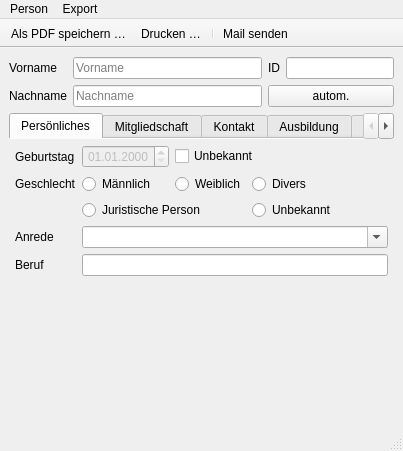
<?xml version="1.0" encoding="UTF-8"?>
<ui version="4.0">
 <class>PersonWindow</class>
 <widget class="QMainWindow" name="PersonWindow">
  <property name="geometry">
   <rect>
    <x>0</x>
    <y>0</y>
    <width>403</width>
    <height>451</height>
   </rect>
  </property>
  <property name="windowTitle">
   <string>MainWindow</string>
  </property>
  <property name="unifiedTitleAndToolBarOnMac">
   <bool>true</bool>
  </property>
  <widget class="QWidget" name="centralwidget">
   <layout class="QGridLayout" name="gridLayout_3" rowstretch="0,1">
    <item row="0" column="0">
     <layout class="QGridLayout" name="gridLayout_7" columnstretch="0,1,0,0">
      <item row="0" column="2">
       <widget class="QLabel" name="label_26">
        <property name="text">
         <string>ID</string>
        </property>
        <property name="buddy">
         <cstring>lineID</cstring>
        </property>
       </widget>
      </item>
      <item row="1" column="1">
       <widget class="QLineEdit" name="lineNachname">
        <property name="placeholderText">
         <string>Nachname</string>
        </property>
       </widget>
      </item>
      <item row="0" column="1">
       <widget class="QLineEdit" name="lineVorname">
        <property name="placeholderText">
         <string>Vorname</string>
        </property>
       </widget>
      </item>
      <item row="1" column="0">
       <widget class="QLabel" name="label_27">
        <property name="text">
         <string>Nachname</string>
        </property>
        <property name="buddy">
         <cstring>lineNachname</cstring>
        </property>
       </widget>
      </item>
      <item row="0" column="3">
       <widget class="QLineEdit" name="lineID"/>
      </item>
      <item row="0" column="0">
       <widget class="QLabel" name="label">
        <property name="text">
         <string>Vorname</string>
        </property>
        <property name="buddy">
         <cstring>lineVorname</cstring>
        </property>
       </widget>
      </item>
      <item row="1" column="2" colspan="2">
       <widget class="QPushButton" name="pushAutoID">
        <property name="text">
         <string>autom.</string>
        </property>
       </widget>
      </item>
     </layout>
    </item>
    <item row="1" column="0">
     <widget class="QTabWidget" name="tabWidgetStammdaten">
      <property name="currentIndex">
       <number>0</number>
      </property>
      <property name="documentMode">
       <bool>true</bool>
      </property>
      <widget class="QWidget" name="tabPersoenliches">
       <attribute name="title">
        <string>Persönliches</string>
       </attribute>
       <layout class="QGridLayout" name="gridLayout_2" rowstretch="0,0,0,0,0,1" columnstretch="0,0,0,1">
        <property name="leftMargin">
         <number>6</number>
        </property>
        <property name="topMargin">
         <number>6</number>
        </property>
        <property name="rightMargin">
         <number>6</number>
        </property>
        <property name="bottomMargin">
         <number>0</number>
        </property>
        <item row="0" column="0">
         <widget class="QLabel" name="labelGeburtstag">
          <property name="text">
           <string>Geburtstag</string>
          </property>
          <property name="buddy">
           <cstring>dateGeburtstag</cstring>
          </property>
         </widget>
        </item>
        <item row="0" column="1">
         <widget class="QDateEdit" name="dateGeburtstag">
          <property name="enabled">
           <bool>false</bool>
          </property>
          <property name="alignment">
           <set>Qt::AlignRight|Qt::AlignTrailing|Qt::AlignVCenter</set>
          </property>
          <property name="displayFormat">
           <string>dd.MM.yyyy</string>
          </property>
         </widget>
        </item>
        <item row="0" column="2" colspan="2">
         <widget class="QCheckBox" name="checkGeburtstag">
          <property name="enabled">
           <bool>true</bool>
          </property>
          <property name="text">
           <string>Unbekannt</string>
          </property>
         </widget>
        </item>
        <item row="1" column="0">
         <widget class="QLabel" name="labelGeschlecht">
          <property name="text">
           <string>Geschlecht</string>
          </property>
         </widget>
        </item>
        <item row="1" column="1">
         <widget class="QRadioButton" name="radioMaennlich">
          <property name="text">
           <string>Männlich</string>
          </property>
          <attribute name="buttonGroup">
           <string notr="true">buttonGeschlecht</string>
          </attribute>
         </widget>
        </item>
        <item row="1" column="2">
         <widget class="QRadioButton" name="radioWeiblich">
          <property name="text">
           <string>Weiblich</string>
          </property>
          <attribute name="buttonGroup">
           <string notr="true">buttonGeschlecht</string>
          </attribute>
         </widget>
        </item>
        <item row="1" column="3">
         <widget class="QRadioButton" name="radioDivers">
          <property name="text">
           <string>Divers</string>
          </property>
          <attribute name="buttonGroup">
           <string notr="true">buttonGeschlecht</string>
          </attribute>
         </widget>
        </item>
        <item row="2" column="1" colspan="2">
         <widget class="QRadioButton" name="radioJuristisch">
          <property name="text">
           <string>Juristische Person</string>
          </property>
          <attribute name="buttonGroup">
           <string notr="true">buttonGeschlecht</string>
          </attribute>
         </widget>
        </item>
        <item row="2" column="3">
         <widget class="QRadioButton" name="radioUnbekannt">
          <property name="text">
           <string>Unbekannt</string>
          </property>
          <attribute name="buttonGroup">
           <string notr="true">buttonGeschlecht</string>
          </attribute>
         </widget>
        </item>
        <item row="3" column="0">
         <widget class="QLabel" name="labelAnrede">
          <property name="text">
           <string>Anrede</string>
          </property>
          <property name="buddy">
           <cstring>comboAnrede</cstring>
          </property>
         </widget>
        </item>
        <item row="3" column="1" colspan="3">
         <widget class="QComboBox" name="comboAnrede">
          <property name="editable">
           <bool>true</bool>
          </property>
          <property name="currentIndex">
           <number>-1</number>
          </property>
          <item>
           <property name="text">
            <string>Herr</string>
           </property>
          </item>
          <item>
           <property name="text">
            <string>Frau</string>
           </property>
          </item>
          <item>
           <property name="text">
            <string>Liebe</string>
           </property>
          </item>
          <item>
           <property name="text">
            <string>Lieber</string>
           </property>
          </item>
          <item>
           <property name="text">
            <string>Sehr geehrte Damen und Herren</string>
           </property>
          </item>
         </widget>
        </item>
        <item row="4" column="0">
         <widget class="QLabel" name="labelBeruf">
          <property name="text">
           <string>Beruf</string>
          </property>
          <property name="buddy">
           <cstring>lineJob</cstring>
          </property>
         </widget>
        </item>
        <item row="4" column="1" colspan="3">
         <widget class="QLineEdit" name="lineJob"/>
        </item>
        <item row="5" column="1">
         <spacer name="verticalSpacer_2">
          <property name="orientation">
           <enum>Qt::Vertical</enum>
          </property>
          <property name="sizeHint" stdset="0">
           <size>
            <width>20</width>
            <height>142</height>
           </size>
          </property>
         </spacer>
        </item>
       </layout>
      </widget>
      <widget class="QWidget" name="tabMitgliedschaft">
       <attribute name="title">
        <string>Mitgliedschaft</string>
       </attribute>
       <layout class="QGridLayout" name="gridLayout" rowstretch="0,0,0,0,0,0,0,1" columnstretch="0,0,0,1">
        <property name="leftMargin">
         <number>6</number>
        </property>
        <property name="topMargin">
         <number>6</number>
        </property>
        <property name="rightMargin">
         <number>6</number>
        </property>
        <property name="bottomMargin">
         <number>0</number>
        </property>
        <item row="7" column="1">
         <spacer name="verticalSpacer">
          <property name="orientation">
           <enum>Qt::Vertical</enum>
          </property>
          <property name="sizeHint" stdset="0">
           <size>
            <width>20</width>
            <height>47</height>
           </size>
          </property>
         </spacer>
        </item>
        <item row="1" column="0">
         <widget class="QLabel" name="labelAktiv">
          <property name="text">
           <string>Status</string>
          </property>
          <property name="buddy">
           <cstring>checkAktiv</cstring>
          </property>
         </widget>
        </item>
        <item row="4" column="0">
         <widget class="QLabel" name="labelIBAN">
          <property name="text">
           <string>IBAN</string>
          </property>
          <property name="buddy">
           <cstring>lineIBAN</cstring>
          </property>
         </widget>
        </item>
        <item row="0" column="3">
         <spacer name="horizontalSpacer_7">
          <property name="orientation">
           <enum>Qt::Horizontal</enum>
          </property>
          <property name="sizeHint" stdset="0">
           <size>
            <width>40</width>
            <height>20</height>
           </size>
          </property>
         </spacer>
        </item>
        <item row="2" column="1">
         <widget class="QCheckBox" name="checkAustritt">
          <property name="text">
           <string>Austritt zum</string>
          </property>
         </widget>
        </item>
        <item row="2" column="2">
         <widget class="QDateEdit" name="dateAustritt">
          <property name="alignment">
           <set>Qt::AlignRight|Qt::AlignTrailing|Qt::AlignVCenter</set>
          </property>
          <property name="minimumDate">
           <date>
            <year>1999</year>
            <month>11</month>
            <day>16</day>
           </date>
          </property>
          <property name="displayFormat">
           <string>dd.MM.yyyy</string>
          </property>
          <property name="timeSpec">
           <enum>Qt::UTC</enum>
          </property>
          <property name="date">
           <date>
            <year>1999</year>
            <month>11</month>
            <day>26</day>
           </date>
          </property>
         </widget>
        </item>
        <item row="0" column="0">
         <widget class="QLabel" name="labelEintritt">
          <property name="text">
           <string>Eintritt</string>
          </property>
          <property name="buddy">
           <cstring>dateEintritt</cstring>
          </property>
         </widget>
        </item>
        <item row="2" column="0">
         <widget class="QLabel" name="labelAustritt">
          <property name="text">
           <string>Austritt</string>
          </property>
          <property name="buddy">
           <cstring>dateAustritt</cstring>
          </property>
         </widget>
        </item>
        <item row="0" column="1">
         <widget class="QDateEdit" name="dateEintritt">
          <property name="enabled">
           <bool>false</bool>
          </property>
          <property name="alignment">
           <set>Qt::AlignRight|Qt::AlignTrailing|Qt::AlignVCenter</set>
          </property>
          <property name="minimumDate">
           <date>
            <year>1999</year>
            <month>11</month>
            <day>17</day>
           </date>
          </property>
          <property name="displayFormat">
           <string>dd.MM.yyyy</string>
          </property>
          <property name="calendarPopup">
           <bool>false</bool>
          </property>
          <property name="timeSpec">
           <enum>Qt::UTC</enum>
          </property>
          <property name="date">
           <date>
            <year>1999</year>
            <month>11</month>
            <day>27</day>
           </date>
          </property>
         </widget>
        </item>
        <item row="1" column="1">
         <widget class="QCheckBox" name="checkAktiv">
          <property name="text">
           <string>Aktiv</string>
          </property>
         </widget>
        </item>
        <item row="0" column="2">
         <widget class="QCheckBox" name="checkEintritt">
          <property name="enabled">
           <bool>true</bool>
          </property>
          <property name="text">
           <string>Unbekannt</string>
          </property>
         </widget>
        </item>
        <item row="3" column="0">
         <widget class="QLabel" name="labelBeitragsart">
          <property name="text">
           <string>Beitragsart</string>
          </property>
          <property name="buddy">
           <cstring>comboBeitragsart</cstring>
          </property>
         </widget>
        </item>
        <item row="5" column="0">
         <widget class="QLabel" name="labelBank">
          <property name="text">
           <string>Bankname</string>
          </property>
          <property name="buddy">
           <cstring>lineBank</cstring>
          </property>
         </widget>
        </item>
        <item row="6" column="0">
         <widget class="QLabel" name="labelKonto">
          <property name="text">
           <string>Kontoinhaber</string>
          </property>
          <property name="buddy">
           <cstring>lineKontoinhaber</cstring>
          </property>
         </widget>
        </item>
        <item row="3" column="1" colspan="2">
         <widget class="QComboBox" name="comboBeitragsart">
          <property name="currentIndex">
           <number>2</number>
          </property>
          <item>
           <property name="text">
            <string>Unbekannt</string>
           </property>
          </item>
          <item>
           <property name="text">
            <string>Beitragsfrei</string>
           </property>
          </item>
          <item>
           <property name="text">
            <string>Aktivenbeitrag</string>
           </property>
          </item>
          <item>
           <property name="text">
            <string>Förderbeitrag</string>
           </property>
          </item>
          <item>
           <property name="text">
            <string>Familienbeitrag (Zahler)</string>
           </property>
          </item>
          <item>
           <property name="text">
            <string>Familienbeitrag (Nutzer)</string>
           </property>
          </item>
          <item>
           <property name="text">
            <string>Ermäßigt</string>
           </property>
          </item>
         </widget>
        </item>
        <item row="4" column="1" colspan="2">
         <widget class="QLineEdit" name="lineIBAN"/>
        </item>
        <item row="5" column="1" colspan="2">
         <widget class="QLineEdit" name="lineBank"/>
        </item>
        <item row="6" column="1" colspan="2">
         <widget class="QLineEdit" name="lineKontoinhaber"/>
        </item>
       </layout>
      </widget>
      <widget class="QWidget" name="tabKontakt">
       <attribute name="title">
        <string>Kontakt</string>
       </attribute>
       <layout class="QGridLayout" name="gridLayout_4" rowstretch="0,0,0,0,0,0,0,1" columnstretch="0,0,1">
        <property name="leftMargin">
         <number>6</number>
        </property>
        <property name="topMargin">
         <number>6</number>
        </property>
        <property name="rightMargin">
         <number>6</number>
        </property>
        <property name="bottomMargin">
         <number>0</number>
        </property>
        <item row="0" column="0">
         <widget class="QLabel" name="labelAdress">
          <property name="text">
           <string>Anschrift</string>
          </property>
          <property name="alignment">
           <set>Qt::AlignLeading|Qt::AlignLeft|Qt::AlignTop</set>
          </property>
         </widget>
        </item>
        <item row="0" column="1" colspan="2">
         <widget class="QLineEdit" name="lineStrasse">
          <property name="placeholderText">
           <string>Straße und Hausnummer</string>
          </property>
         </widget>
        </item>
        <item row="1" column="1">
         <widget class="QLineEdit" name="linePLZ">
          <property name="maxLength">
           <number>14</number>
          </property>
          <property name="placeholderText">
           <string>Postleitzahl</string>
          </property>
         </widget>
        </item>
        <item row="1" column="2">
         <widget class="QLineEdit" name="lineOrt">
          <property name="placeholderText">
           <string>Ort</string>
          </property>
         </widget>
        </item>
        <item row="2" column="0">
         <widget class="QLabel" name="labelEntfernung">
          <property name="statusTip">
           <string>Die Entfernung zum Heimatbahnhof. Wird benötigt, um die Strecke auszurechnen.</string>
          </property>
          <property name="text">
           <string>Entfernung</string>
          </property>
          <property name="buddy">
           <cstring>spinKm</cstring>
          </property>
         </widget>
        </item>
        <item row="2" column="1">
         <widget class="QSpinBox" name="spinKm">
          <property name="alignment">
           <set>Qt::AlignRight|Qt::AlignTrailing|Qt::AlignVCenter</set>
          </property>
          <property name="suffix">
           <string> km</string>
          </property>
          <property name="minimum">
           <number>0</number>
          </property>
          <property name="maximum">
           <number>40000</number>
          </property>
          <property name="value">
           <number>0</number>
          </property>
         </widget>
        </item>
        <item row="3" column="0" colspan="3">
         <widget class="Line" name="line">
          <property name="orientation">
           <enum>Qt::Horizontal</enum>
          </property>
         </widget>
        </item>
        <item row="4" column="0">
         <widget class="QLabel" name="labelPhone">
          <property name="text">
           <string>Telefon</string>
          </property>
          <property name="alignment">
           <set>Qt::AlignLeading|Qt::AlignLeft|Qt::AlignTop</set>
          </property>
          <property name="buddy">
           <cstring>linePhone</cstring>
          </property>
         </widget>
        </item>
        <item row="4" column="1" colspan="2">
         <widget class="QLineEdit" name="linePhone"/>
        </item>
        <item row="5" column="0">
         <widget class="QLabel" name="labelPhone2">
          <property name="text">
           <string>Telefon2</string>
          </property>
          <property name="buddy">
           <cstring>linePhone2</cstring>
          </property>
         </widget>
        </item>
        <item row="5" column="1" colspan="2">
         <widget class="QLineEdit" name="linePhone2"/>
        </item>
        <item row="6" column="0">
         <widget class="QLabel" name="labelMail">
          <property name="text">
           <string>Mail</string>
          </property>
          <property name="alignment">
           <set>Qt::AlignLeading|Qt::AlignLeft|Qt::AlignTop</set>
          </property>
          <property name="buddy">
           <cstring>lineMail</cstring>
          </property>
         </widget>
        </item>
        <item row="6" column="1" colspan="2">
         <widget class="QLineEdit" name="lineMail">
          <property name="placeholderText">
           <string>beispiel@ostertalbahn.de</string>
          </property>
         </widget>
        </item>
        <item row="7" column="1">
         <spacer name="verticalSpacer_3">
          <property name="orientation">
           <enum>Qt::Vertical</enum>
          </property>
          <property name="sizeHint" stdset="0">
           <size>
            <width>20</width>
            <height>66</height>
           </size>
          </property>
         </spacer>
        </item>
       </layout>
      </widget>
      <widget class="QWidget" name="tabAusbildung">
       <attribute name="title">
        <string>Ausbildung</string>
       </attribute>
       <layout class="QGridLayout" name="gridLayout_6" rowstretch="0,0,1,1" columnstretch="0,0,0,0,1">
        <property name="leftMargin">
         <number>6</number>
        </property>
        <property name="topMargin">
         <number>6</number>
        </property>
        <property name="rightMargin">
         <number>6</number>
        </property>
        <property name="bottomMargin">
         <number>0</number>
        </property>
        <item row="0" column="0">
         <widget class="QLabel" name="labelAusbildung">
          <property name="text">
           <string>Ausbildung</string>
          </property>
         </widget>
        </item>
        <item row="0" column="1">
         <widget class="QCheckBox" name="checkTf">
          <property name="text">
           <string>Lokführer</string>
          </property>
         </widget>
        </item>
        <item row="0" column="2">
         <widget class="QCheckBox" name="checkZf">
          <property name="text">
           <string>Zugführer</string>
          </property>
         </widget>
        </item>
        <item row="0" column="3">
         <widget class="QCheckBox" name="checkRangierer">
          <property name="text">
           <string>Rangierer</string>
          </property>
         </widget>
        </item>
        <item row="0" column="4">
         <spacer name="horizontalSpacer_2">
          <property name="orientation">
           <enum>Qt::Horizontal</enum>
          </property>
          <property name="sizeHint" stdset="0">
           <size>
            <width>228</width>
            <height>20</height>
           </size>
          </property>
         </spacer>
        </item>
        <item row="1" column="0">
         <widget class="QLabel" name="labelDienst">
          <property name="text">
           <string>Tauglichkeit</string>
          </property>
         </widget>
        </item>
        <item row="1" column="1">
         <widget class="QDateEdit" name="dateDienst">
          <property name="alignment">
           <set>Qt::AlignRight|Qt::AlignTrailing|Qt::AlignVCenter</set>
          </property>
          <property name="minimumDate">
           <date>
            <year>1999</year>
            <month>11</month>
            <day>16</day>
           </date>
          </property>
          <property name="displayFormat">
           <string>dd.MM.yyyy</string>
          </property>
          <property name="timeSpec">
           <enum>Qt::UTC</enum>
          </property>
          <property name="date">
           <date>
            <year>1999</year>
            <month>11</month>
            <day>26</day>
           </date>
          </property>
         </widget>
        </item>
        <item row="1" column="2">
         <widget class="QCheckBox" name="checkDienst">
          <property name="text">
           <string>Unbekannt</string>
          </property>
         </widget>
        </item>
        <item row="2" column="0">
         <widget class="QLabel" name="labelBetrieb">
          <property name="text">
           <string>Sonstige
Betriebliche</string>
          </property>
          <property name="alignment">
           <set>Qt::AlignLeading|Qt::AlignLeft|Qt::AlignTop</set>
          </property>
          <property name="buddy">
           <cstring>plainBetrieb</cstring>
          </property>
         </widget>
        </item>
        <item row="2" column="1" colspan="4">
         <widget class="QPlainTextEdit" name="plainBetrieb">
          <property name="placeholderText">
           <string>Sonstige Betriebliche Ausbildungen, Unterweisungen oder Bemerkungen</string>
          </property>
         </widget>
        </item>
        <item row="3" column="0">
         <widget class="QLabel" name="labelAusbildungSonst">
          <property name="text">
           <string>Sonstige
Ausbildung</string>
          </property>
          <property name="alignment">
           <set>Qt::AlignLeading|Qt::AlignLeft|Qt::AlignTop</set>
          </property>
          <property name="buddy">
           <cstring>plainAusbildung</cstring>
          </property>
         </widget>
        </item>
        <item row="3" column="1" colspan="4">
         <widget class="QPlainTextEdit" name="plainAusbildung">
          <property name="placeholderText">
           <string>Ausbildungen, Unterweisungen, Lehrgänge, ...</string>
          </property>
         </widget>
        </item>
       </layout>
      </widget>
      <widget class="QWidget" name="tabSonstiges">
       <attribute name="title">
        <string>Sonstiges</string>
       </attribute>
       <layout class="QGridLayout" name="gridLayout_5" rowstretch="0,0,1" columnstretch="0,1">
        <property name="leftMargin">
         <number>6</number>
        </property>
        <property name="topMargin">
         <number>6</number>
        </property>
        <property name="rightMargin">
         <number>6</number>
        </property>
        <property name="bottomMargin">
         <number>0</number>
        </property>
        <item row="0" column="0">
         <widget class="QLabel" name="labelDatenschutz">
          <property name="text">
           <string>Datenschutz</string>
          </property>
         </widget>
        </item>
        <item row="0" column="1">
         <widget class="QCheckBox" name="checkPhone">
          <property name="text">
           <string>Telefonnummern Veröffentlichen</string>
          </property>
         </widget>
        </item>
        <item row="1" column="1">
         <widget class="QCheckBox" name="checkMail">
          <property name="text">
           <string>Mail Veröffentlichen</string>
          </property>
         </widget>
        </item>
        <item row="2" column="0">
         <widget class="QLabel" name="labelBemerkung">
          <property name="text">
           <string>Bemerkungen</string>
          </property>
          <property name="alignment">
           <set>Qt::AlignLeading|Qt::AlignLeft|Qt::AlignTop</set>
          </property>
          <property name="buddy">
           <cstring>plainBemerkung</cstring>
          </property>
         </widget>
        </item>
        <item row="2" column="1">
         <widget class="QPlainTextEdit" name="plainBemerkung"/>
        </item>
       </layout>
      </widget>
     </widget>
    </item>
   </layout>
  </widget>
  <widget class="QMenuBar" name="menubar">
   <property name="geometry">
    <rect>
     <x>0</x>
     <y>0</y>
     <width>403</width>
     <height>22</height>
    </rect>
   </property>
   <widget class="QMenu" name="menuPerson">
    <property name="title">
     <string>Person</string>
    </property>
    <addaction name="actionMail"/>
    <addaction name="separator"/>
    <addaction name="actionLoeschen"/>
    <addaction name="separator"/>
    <addaction name="actionSchliessen"/>
   </widget>
   <widget class="QMenu" name="menuExport">
    <property name="title">
     <string>Export</string>
    </property>
    <addaction name="actionEinzelDrucken"/>
    <addaction name="actionEinzelPDF"/>
   </widget>
   <addaction name="menuPerson"/>
   <addaction name="menuExport"/>
  </widget>
  <widget class="QStatusBar" name="statusbar"/>
  <widget class="QToolBar" name="toolBar">
   <property name="windowTitle">
    <string>toolBar</string>
   </property>
   <property name="movable">
    <bool>false</bool>
   </property>
   <property name="allowedAreas">
    <set>Qt::TopToolBarArea</set>
   </property>
   <property name="iconSize">
    <size>
     <width>16</width>
     <height>16</height>
    </size>
   </property>
   <property name="toolButtonStyle">
    <enum>Qt::ToolButtonTextUnderIcon</enum>
   </property>
   <attribute name="toolBarArea">
    <enum>TopToolBarArea</enum>
   </attribute>
   <attribute name="toolBarBreak">
    <bool>false</bool>
   </attribute>
   <addaction name="actionEinzelPDF"/>
   <addaction name="actionEinzelDrucken"/>
   <addaction name="separator"/>
   <addaction name="actionMail"/>
  </widget>
  <action name="actionEinzelDrucken">
   <property name="icon">
    <iconset resource="../icons/icons_rc.qrc">
     <normaloff>:/icon/printer.svg</normaloff>:/icon/printer.svg</iconset>
   </property>
   <property name="text">
    <string>Drucken …</string>
   </property>
   <property name="shortcut">
    <string>Ctrl+P</string>
   </property>
   <property name="iconVisibleInMenu">
    <bool>false</bool>
   </property>
  </action>
  <action name="actionEinzelPDF">
   <property name="icon">
    <iconset resource="../icons/icons_rc.qrc">
     <normaloff>:/icon/document.svg</normaloff>:/icon/document.svg</iconset>
   </property>
   <property name="text">
    <string>Als PDF speichern …</string>
   </property>
   <property name="shortcut">
    <string>Ctrl+Shift+P</string>
   </property>
   <property name="iconVisibleInMenu">
    <bool>false</bool>
   </property>
  </action>
  <action name="actionLoeschen">
   <property name="text">
    <string>Löschen</string>
   </property>
   <property name="shortcut">
    <string>Ctrl+Backspace</string>
   </property>
  </action>
  <action name="actionSchliessen">
   <property name="text">
    <string>Schließen</string>
   </property>
   <property name="shortcut">
    <string>Ctrl+W</string>
   </property>
  </action>
  <action name="actionMail">
   <property name="icon">
    <iconset resource="../icons/icons_rc.qrc">
     <normaloff>:/icon/at-symbol.svg</normaloff>:/icon/at-symbol.svg</iconset>
   </property>
   <property name="text">
    <string>Mail senden</string>
   </property>
   <property name="iconVisibleInMenu">
    <bool>false</bool>
   </property>
  </action>
 </widget>
 <tabstops>
  <tabstop>lineVorname</tabstop>
  <tabstop>lineNachname</tabstop>
  <tabstop>lineID</tabstop>
  <tabstop>pushAutoID</tabstop>
  <tabstop>tabWidgetStammdaten</tabstop>
  <tabstop>checkGeburtstag</tabstop>
  <tabstop>dateGeburtstag</tabstop>
  <tabstop>radioMaennlich</tabstop>
  <tabstop>radioWeiblich</tabstop>
  <tabstop>radioDivers</tabstop>
  <tabstop>radioJuristisch</tabstop>
  <tabstop>radioUnbekannt</tabstop>
  <tabstop>comboAnrede</tabstop>
  <tabstop>lineJob</tabstop>
  <tabstop>checkEintritt</tabstop>
  <tabstop>dateEintritt</tabstop>
  <tabstop>checkAktiv</tabstop>
  <tabstop>checkAustritt</tabstop>
  <tabstop>dateAustritt</tabstop>
  <tabstop>comboBeitragsart</tabstop>
  <tabstop>lineIBAN</tabstop>
  <tabstop>lineBank</tabstop>
  <tabstop>lineKontoinhaber</tabstop>
  <tabstop>lineStrasse</tabstop>
  <tabstop>linePLZ</tabstop>
  <tabstop>lineOrt</tabstop>
  <tabstop>spinKm</tabstop>
  <tabstop>linePhone</tabstop>
  <tabstop>linePhone2</tabstop>
  <tabstop>lineMail</tabstop>
  <tabstop>checkTf</tabstop>
  <tabstop>checkZf</tabstop>
  <tabstop>checkRangierer</tabstop>
  <tabstop>dateDienst</tabstop>
  <tabstop>checkDienst</tabstop>
  <tabstop>plainBetrieb</tabstop>
  <tabstop>plainAusbildung</tabstop>
  <tabstop>checkPhone</tabstop>
  <tabstop>checkMail</tabstop>
  <tabstop>plainBemerkung</tabstop>
 </tabstops>
 <resources>
  <include location="../icons/icons_rc.qrc"/>
 </resources>
 <connections>
  <connection>
   <sender>actionSchliessen</sender>
   <signal>triggered()</signal>
   <receiver>PersonWindow</receiver>
   <slot>close()</slot>
   <hints>
    <hint type="sourcelabel">
     <x>-1</x>
     <y>-1</y>
    </hint>
    <hint type="destinationlabel">
     <x>225</x>
     <y>234</y>
    </hint>
   </hints>
  </connection>
 </connections>
 <buttongroups>
  <buttongroup name="buttonGeschlecht"/>
 </buttongroups>
</ui>
